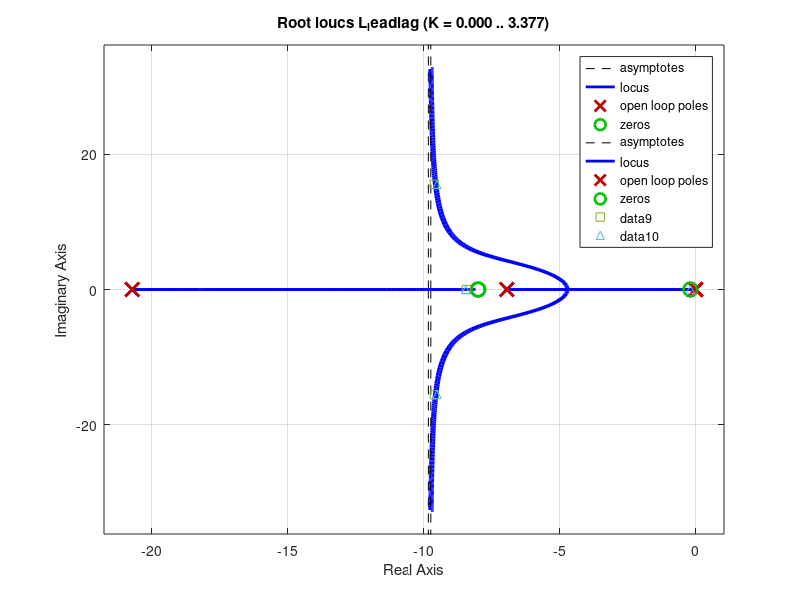

MATLAB code to generate this figure: (Note: this script raises an error after producing the figure.)
clear variables; clear global; close all;
%% EXP1.1; DESIGN PHASE LEAD COMPENSATOR
% AVERAGE TAU_M AND ALPHA VALUES FROM LAB 2
tau_m = (0.133 + 0.155)/2;
A = (25.877 + 30.303)/2;
% CREATE SYSTEM FROM VALUES
sysG = tf(1, [1,1/tau_m,0]);
polesG = pole(sysG); % DETERMINE POLES OF THE SYSTEM

% DESIGN REQUIREMENTS
po = 20;
settle_time = 0.5;

% CALCULATE REAL PART OF DESIRED ROOT LOCUS USING 2ND-ORDER SYS APPROXIMATION
sigma = 4 / settle_time;
% CALCULATE ZETA USING PERCENT OVERSHOOT
zeta = -log(po/100)/sqrt(pi^2 + log(po/100)^2);
phi = acos(zeta); % DETERMINE ANGLE FROM ZETA
omega = sigma * tan(phi); % CALCULATE IMAGINARY PART OF DESIRED ROOT LOCUS

poles_rlocus = [(-sigma + omega*1j) (-sigma - omega*1j)];
s0 = poles_rlocus(1); % PICK POSITIVE IMAGINARY ROOT FOR CALCULATIONS

% PLACE ZERO UNDER ROOT LOCUS
z = sigma;

% PHASE CONDITION
% DETERMINE PHASE CONTRIBUTIONS FROM POLES OF PLANT
phase0 = rad2deg(atan2(imag(s0) - imag(polesG(1)), real(s0) - real(polesG(1))));
phase1 = rad2deg(atan2(imag(s0) - imag(polesG(2)), real(s0) - real(polesG(2))));
angle_G = -phase0  - phase1;

% DETERMINE REQUIRED PHASE CONTRIBUTION FROM CONTROLLER; DETERMINE POSITION OF POLE
angle_Gc = 180 - angle_G - 360; 
angle_Gc_pole = 90 - angle_Gc;
p = (sigma - omega*tan(angle_Gc_pole));

% PLACE ZEROS AND POLES FOR CONTROLLER AT -Z AND -P
Gc_zero = -z;
Gc_pole = -p;

% MAGNITUDE CONDITION
% DETERMINE MAGNITUDE CONTRIBUTIONS FROM POLES AND ZEROS
mag_poles = norm(s0 - polesG(1)) * norm(s0 - polesG(2)) * norm(s0 - Gc_pole);
mag_zeros = omega;

kG = A/tau_m; % PLANT GAIN

% DETERMINE CONTROLLER GAIN FROM MAGNITUDE CONDITION
kc = (1/kG) * (mag_poles/mag_zeros); 

%% EXP1.2; CALCULATE VELOCITY ERROR CONSTANT
kv = (kG * kc * z) / (p/tau_m);

%% REDUCE STEADY STATE ERROR DUE TO STEP DISTRUBANCE BY FACTOR OF 10
zlag = 0.2;
plag = 0.02;
% CHECK ANGLE DIFFERENCE
phase0_lag = rad2deg(atan2(imag(s0) - imag(-zlag), real(s0) - real(-zlag)));
phase1_lag = rad2deg(atan2(imag(s0) - imag(-plag), real(s0) - real(-plag)));
angle_lag = abs(phase0_lag - phase1_lag)

% %% EXP1.3; COMPUTE CLOSED-LOOP TRANSFER FUNCTION T(s)
% sysGc = tf([1,Gc_zero],[1,Gc_pole]); % SYSTEM FOR CONTROLLER
% 
% G = series(sysG, kG); % INTRODUCE PLANT GAIN
% Gc_lead = series(sysGc, kc); % INTRODUCE CONTROLLER GAIN

G = tf(A/tau_m,[1,1/tau_m,0]);
Gc_lead=tf(kc*[1,z],[1,p]);

zlag = 0.2;
plag = zlag/10;

%Construct the transfer function model of the lead-lag compensator
lag_system=tf([1,zlag],[1,plag]);
Gc_leadlag=series(lag_system,Gc_lead);

%Construct the open loop transfer functions
L_lead=series(Gc_lead,G);
L_leadlag=series(Gc_leadlag,G);

%Draw the root locus plots
root_locus = figure(1);
rlocus(L_lead)
hold on
rlocus(L_leadlag)

%Construct closed loop transfer functions
T_lead=feedback(L_lead,1);
T_leadlag=feedback(L_leadlag,1);

%Determine closed-loop pole positions
cl_poles_lead = pole(T_lead)
cl_poles_leadlag = pole(T_leadlag)

%Plot the closed loop pole positions. Lead with square, lead-lag with
%triangle
plot(real(cl_poles_lead),imag(cl_poles_lead),'s');
plot(real(cl_poles_leadlag),imag(cl_poles_leadlag),'^')

root_locus.WindowState = 'maximized';
exportgraphics(root_locus, 'Report/Figures/rlocus.png');

%Calculate the step responses
step_response = figure(2);
step(T_lead)
hold on
step(T_leadlag)

step_response.WindowState = 'maximized';
exportgraphics(step_response, 'Report/Figures/step_response.png');

%Calculate the ramp responses
ramp_response = figure(3);
[maxpole,index_maxpole]=max(real(cl_poles_leadlag));
Tmax=4/abs(maxpole);
tvec=0:0.01:Tmax;
input_vec=tvec;
lsim(T_lead,input_vec,tvec)
hold on
lsim(T_leadlag,input_vec,tvec)

ramp_response.WindowState = 'maximized';
exportgraphics(ramp_response, 'Report/Figures/ramp_response.png');

%Draw the Bode diagrams
bode_diagram = figure(4);
bode(L_lead)
hold on
bode(L_leadlag)
grid

bode_diagram.WindowState = 'maximized';
exportgraphics(bode_diagram, 'Report/Figures/bode.png');

%Construct the closed-loop transfer function from disturbances to output
disturbance_TF_lead = feedback(G,Gc_lead);
disturbance_TF_leadlag=feedback(G,Gc_leadlag);

%Calculate disturbance transfer functions
dist_response = figure(5);
step(disturbance_TF_lead,50);
hold on
step(disturbance_TF_leadlag,50);
grid

dist_response.WindowState = 'maximized';
exportgraphics(dist_response, 'Report/Figures/dist_response.png');